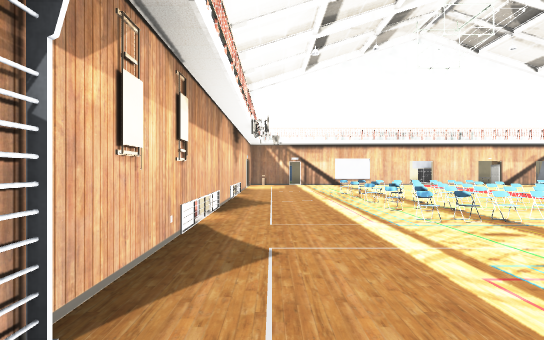
View 1 (above)

17 first-person views from a walk through a Unity game level. The camera is 1.3 m above the floor, looks level and sees 90° across. The floor is counted in squares, 2 m on a side. Each view is taken from the middle of a square. On the plan, view 1 faces up. The plan holds only what a view shows up to about 9 squares ahead; the rest is blank. The place goes on beyond the plan. Some animated figures are not drawn. Door leaves are left out, so doorways stand open. Some surface patterns are stand-ins.

View 2
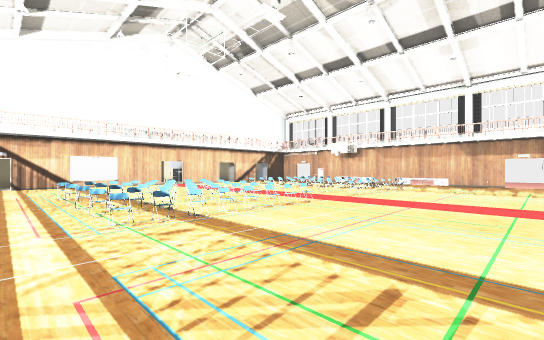

View 3
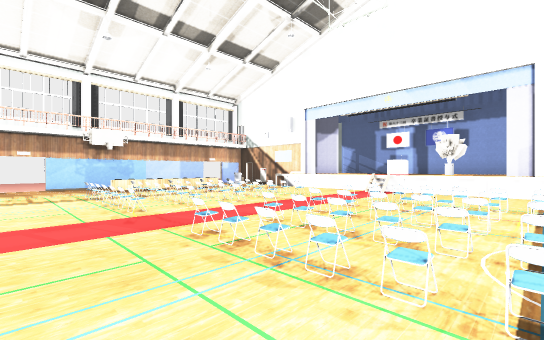

View 4
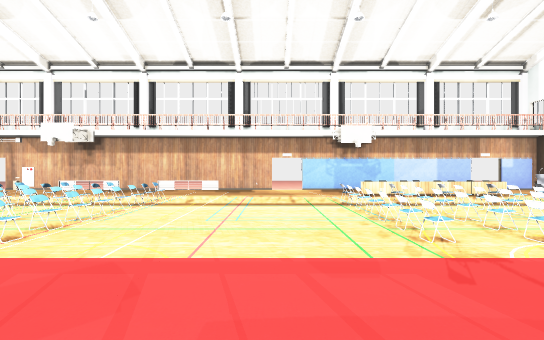

View 5
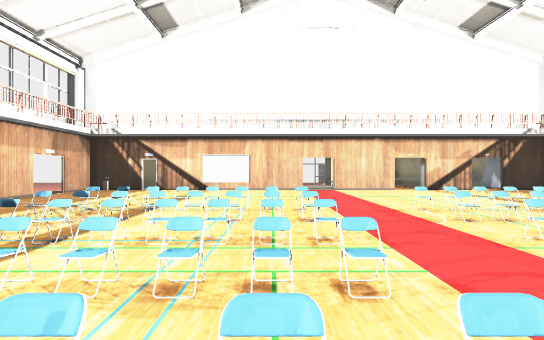

View 6
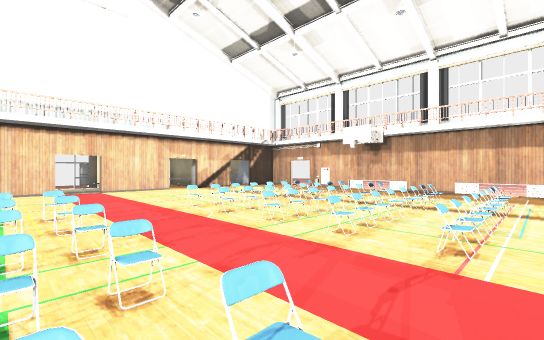

View 7
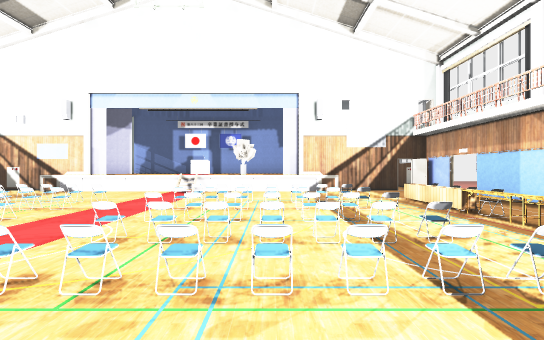

View 8
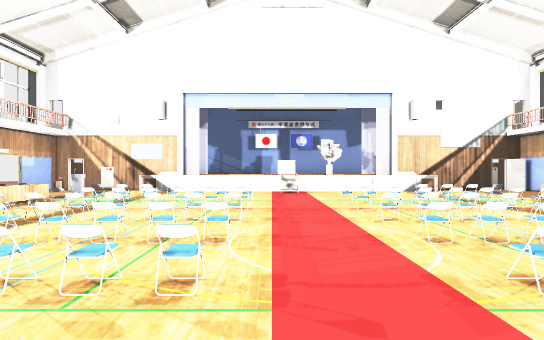

View 9
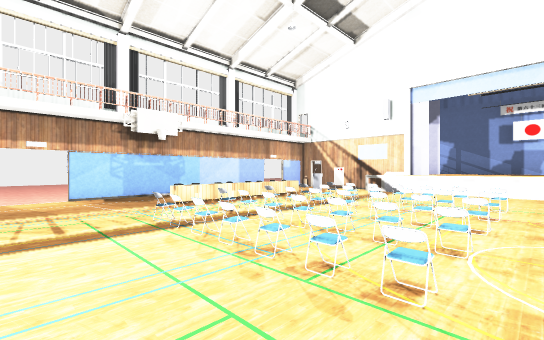

View 10
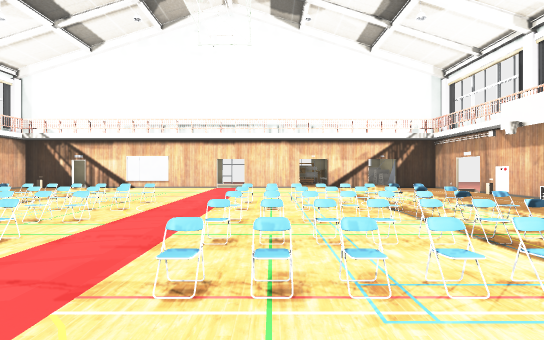

View 11
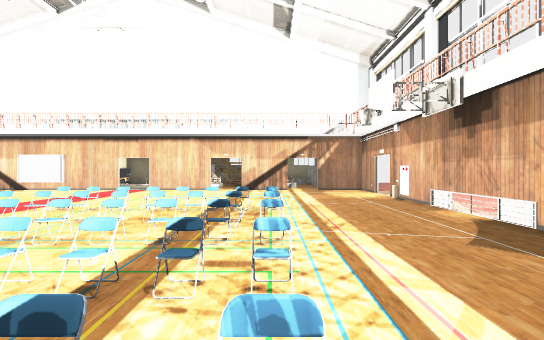

View 12
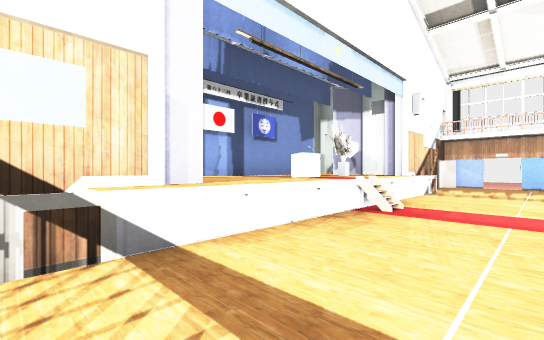

View 13
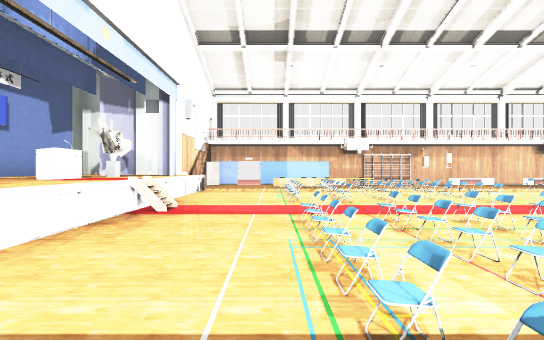

View 14
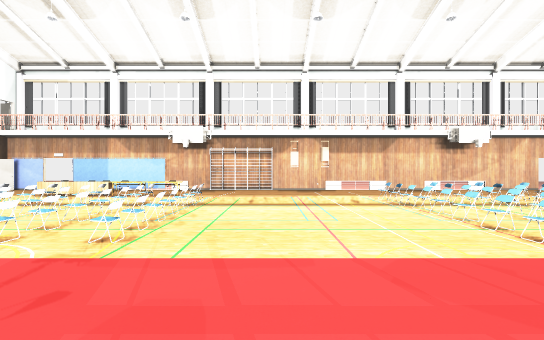

View 15
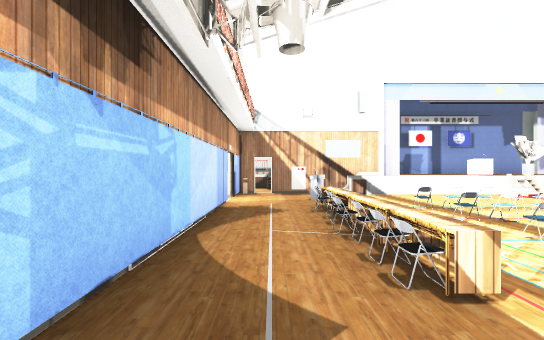

View 16
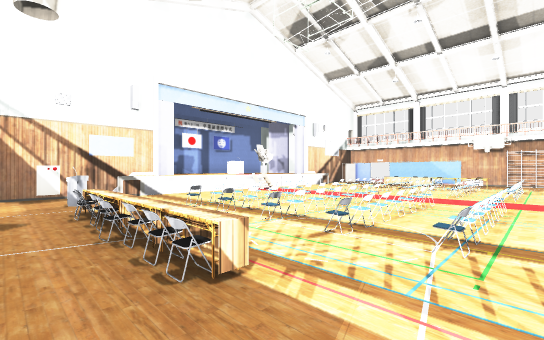

View 17
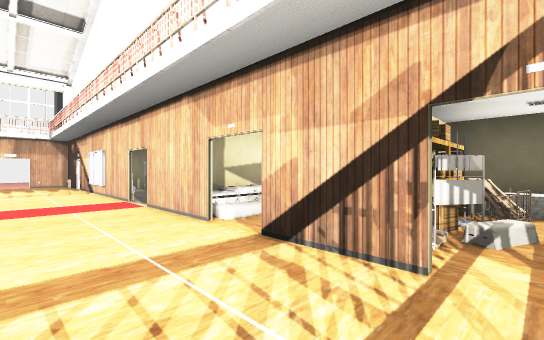

### Floor plan
Key: @ floor where view 1 was taken; # wall or solid block; x gap in a wall; . main floor; - floor 0.25 m lower than the main floor; _ floor 0.75 m lower than the main floor; : floor 1 m higher than the main floor; / step, stairs or slope; D open door; = window, fence, low wall or low ledge; C chair; T table; A carpet; F flower; P podium; U curtain; O other object.
Columns run from 1 left of view 1 to 19 right of it. Each row starts with its distance up from view 1.
 15             OO
 14             OOO
 13     DO
 12 # D##O O# O# O##  __
 11 #O.............x  __
 10 /..............# __
  9 #..............#=_
  8 #..OOOO..OOOO..#
  7 #..CCCC..COCO..#
  6 #..OCCC..OCCC..#
  5 #..COCC..CCCC..#
  4 #..CCOC..CCCC..#
  3 #..............#
  2 #..............#
  1 #..............x   __
  0 #@..CCC..CCCC..    __
 -1 #.T.CCC..CCCCT.#
 -2  .O.CCC..CCCCC.#
 -3 O.O.OCO..CCCCCUO
 -4 #.O.OCO..CCCCO.U
 -5 #.O..........O.#
 -6 -............P.#
 -7 #...///A////...#
 -8 ##  #/FOO//#U D#
 -9     #:FP ::
-10     #:::::
-11     ######

Positions as (right, up) in squares from view 1, and headings:
1: (0, 0), facing up
2: (1, 0), facing up-right
3: (3, 1), facing down-right
4: (5, 1), facing right
5: (5, 3), facing up
6: (5, 3), facing up-right
7: (4, 1), facing down
8: (7, 1), facing down
9: (7, 1), facing down-right
10: (8, 2), facing up
11: (11, 3), facing up
12: (11, -5), facing down-left
13: (11, -5), facing left
14: (8, 1), facing left
15: (13, 0), facing down
16: (13, 0), facing down-left
17: (12, 10), facing up-left
